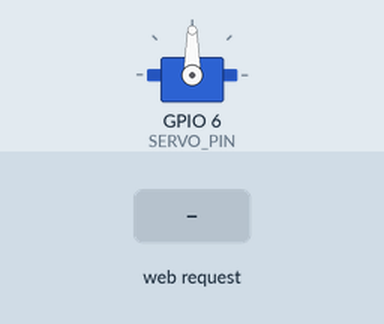
This sketch was run on a simulated ESP32. Shown: servo. The inputs (shaded band) are chosen by the test bench. WiFi joins after 1.5 s; servers stay silent unless stated; what the sketch prints to the serial monitor is not drawn.

Above: at 2.7 s.
2.8 s: HTTP request GET /set?angle=1 received
At 3.7 s:
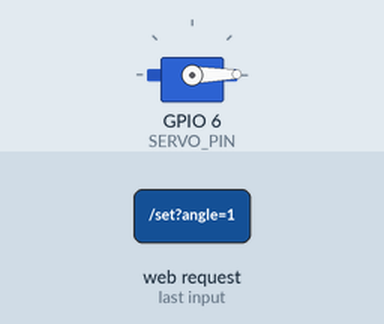
4.3 s: HTTP request GET /set?angle=120 received
At 4.9 s:
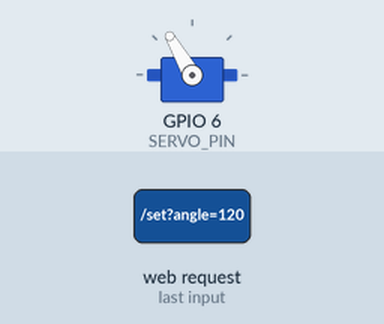
Timing chart, 0 to 7.3 s (numbered marks = the images above; inputs shaded):
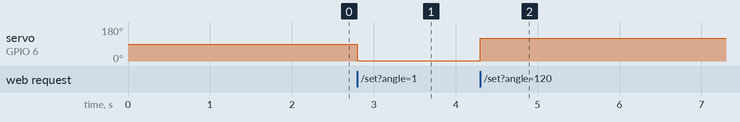

Measured:
- after the input at 2.8 s, servo on GPIO 6 (SERVO_PIN): 90° → 1° at once
- after the input at 4.3 s, servo on GPIO 6 (SERVO_PIN): 1° → 120° at once

The sketch:

E8_WiFi__.ino
```cpp
#include <WiFi.h>
#include <WebServer.h>
#include <ESP32Servo.h>

const char* WIFI_SSID = "your_wifi_name";
const char* WIFI_PASS = "your_wifi_password";

const int SERVO_PIN = 6;  // 按实际开发板修改

WebServer server(80);
Servo myServo;
int currentAngle = 90;

void handleRoot() {
  String html = "<html><body><h1>ESP32 Servo Control</h1>";
  html += "<p>Current angle: " + String(currentAngle) + "</p>";
  html += "<p>Use /set?angle=0~180 to control the servo.</p>";
  html += "</body></html>";
  server.send(200, "text/html", html);
}

void handleSetAngle() {
  if (!server.hasArg("angle")) {
    server.send(400, "text/plain", "Missing angle parameter");
    return;
  }

  int angle = server.arg("angle").toInt();
  angle = constrain(angle, 0, 180);
  currentAngle = angle;
  myServo.write(currentAngle);

  String message = "Servo angle set to " + String(currentAngle);
  server.send(200, "text/plain", message);
}

void setup() {
  Serial.begin(115200);
  myServo.attach(SERVO_PIN);
  myServo.write(currentAngle);

  WiFi.begin(WIFI_SSID, WIFI_PASS);
  Serial.print("Connecting to WiFi");

  while (WiFi.status() != WL_CONNECTED) {
    delay(500);
    Serial.print(".");
  }

  Serial.println();
  Serial.println("WiFi connected");
  Serial.print("IP address: ");
  Serial.println(WiFi.localIP());

  server.on("/", handleRoot);
  server.on("/set", handleSetAngle);
  server.begin();
  Serial.println("Web server started");
}

void loop() {
  server.handleClient();
}
```
